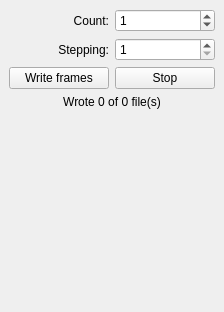
<?xml version="1.0" encoding="UTF-8"?>
<ui version="4.0">
 <class>RecordingDock</class>
 <widget class="QDockWidget" name="RecordingDock">
  <property name="geometry">
   <rect>
    <x>0</x>
    <y>0</y>
    <width>224</width>
    <height>312</height>
   </rect>
  </property>
  <property name="features">
   <set>QDockWidget::NoDockWidgetFeatures</set>
  </property>
  <property name="allowedAreas">
   <set>Qt::RightDockWidgetArea</set>
  </property>
  <property name="windowTitle">
   <string>Recording</string>
  </property>
  <widget class="QWidget" name="dockWidgetContents">
   <layout class="QGridLayout" name="gridLayout">
    <item row="0" column="1">
     <widget class="QSpinBox" name="spinCount">
      <property name="minimum">
       <number>0</number>
      </property>
      <property name="maximum">
       <number>1000</number>
      </property>
      <property name="value">
       <number>1</number>
      </property>
     </widget>
    </item>
    <item row="0" column="0">
     <widget class="QLabel" name="label">
      <property name="text">
       <string>Count:</string>
      </property>
      <property name="alignment">
       <set>Qt::AlignRight|Qt::AlignTrailing|Qt::AlignVCenter</set>
      </property>
     </widget>
    </item>
    <item row="1" column="0">
     <widget class="QLabel" name="label_2">
      <property name="text">
       <string>Stepping:</string>
      </property>
      <property name="alignment">
       <set>Qt::AlignRight|Qt::AlignTrailing|Qt::AlignVCenter</set>
      </property>
     </widget>
    </item>
    <item row="1" column="1">
     <widget class="QSpinBox" name="spinStepping">
      <property name="minimum">
       <number>1</number>
      </property>
      <property name="maximum">
       <number>1000</number>
      </property>
      <property name="value">
       <number>1</number>
      </property>
     </widget>
    </item>
    <item row="4" column="0">
     <spacer name="verticalSpacer">
      <property name="orientation">
       <enum>Qt::Vertical</enum>
      </property>
      <property name="sizeType">
       <enum>QSizePolicy::Expanding</enum>
      </property>
      <property name="sizeHint" stdset="0">
       <size>
        <width>20</width>
        <height>40</height>
       </size>
      </property>
     </spacer>
    </item>
    <item row="3" column="0" colspan="2">
     <widget class="QLabel" name="labelFilesWritten">
      <property name="text">
       <string>Wrote 0 of 0 file(s)</string>
      </property>
      <property name="alignment">
       <set>Qt::AlignCenter</set>
      </property>
     </widget>
    </item>
    <item row="2" column="0">
     <widget class="QPushButton" name="buttonSave">
      <property name="text">
       <string>Write frames</string>
      </property>
     </widget>
    </item>
    <item row="2" column="1">
     <widget class="QPushButton" name="buttonStop">
      <property name="text">
       <string>Stop</string>
      </property>
     </widget>
    </item>
   </layout>
  </widget>
 </widget>
 <tabstops>
  <tabstop>spinCount</tabstop>
  <tabstop>spinStepping</tabstop>
  <tabstop>buttonSave</tabstop>
 </tabstops>
 <resources/>
 <connections/>
</ui>
